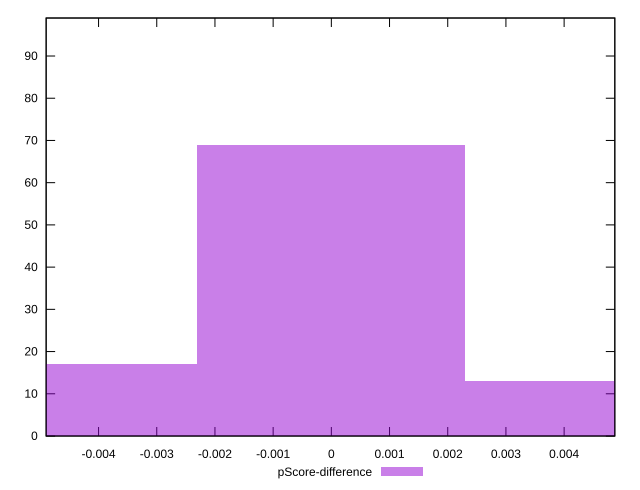

Source code (gnuplot):
reset

$pScoreDifference <<EOF
0.0046101033948786055 13
-0.0046101033948786055 17
0 69
EOF

set key outside below
set boxwidth 0.0046101033948786055
set xrange [-0.004900704679275614:0.00487125120569043]
set yrange [0:99]
set trange [0:99]
set style fill transparent solid 0.5 noborder
set terminal svg size 640, 490 enhanced background rgb 'white'
set output "reports/report_00027_2021-02-24T12-40-31.850Z/bootup-time/samples/card/pScore-difference/histogram.svg"

plot $pScoreDifference title "pScore-difference" with boxes

reset
